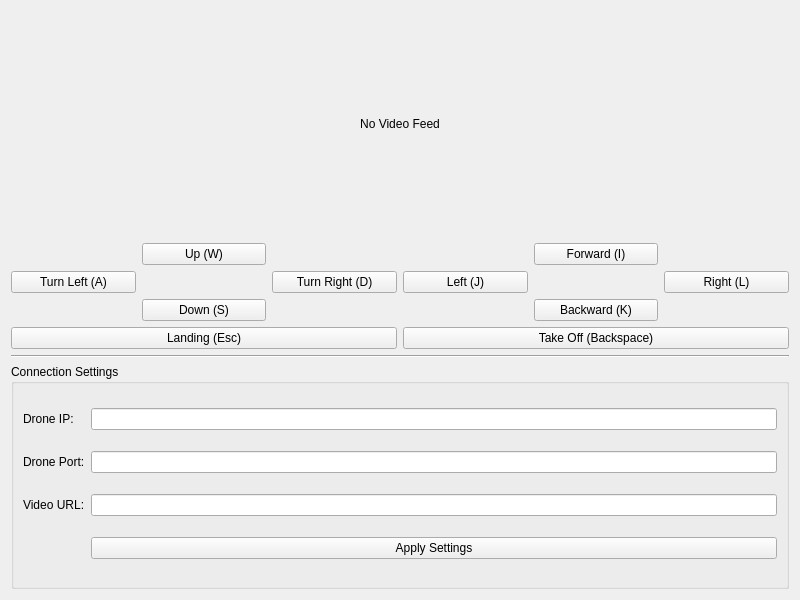
<?xml version="1.0" encoding="UTF-8"?>
<ui version="4.0">
 <class>DroneInterface</class>
 <widget class="QWidget" name="DroneInterface">
  <property name="geometry">
   <rect>
    <x>0</x>
    <y>0</y>
    <width>800</width>
    <height>600</height>
   </rect>
  </property>
  <property name="windowTitle">
   <string>MiniDrone Remote Controller</string>
  </property>
  <layout class="QVBoxLayout" name="main_layout">
   <item>
    <widget class="QLabel" name="video_label">
     <property name="text">
      <string>No Video Feed</string>
     </property>
     <property name="alignment">
      <set>Qt::AlignCenter</set>
     </property>
    </widget>
   </item>
   <item>
    <layout class="QGridLayout" name="control_buttons_layout">
     <item row="0" column="1">
      <widget class="QPushButton" name="btn_up">
       <property name="text">
        <string>Up (W)</string>
       </property>
      </widget>
     </item>
     <item row="1" column="0">
      <widget class="QPushButton" name="btn_turn_left">
       <property name="text">
        <string>Turn Left (A)</string>
       </property>
      </widget>
     </item>
     <item row="1" column="2">
      <widget class="QPushButton" name="btn_turn_right">
       <property name="text">
        <string>Turn Right (D)</string>
       </property>
      </widget>
     </item>
     <item row="2" column="1">
      <widget class="QPushButton" name="btn_down">
       <property name="text">
        <string>Down (S)</string>
       </property>
      </widget>
     </item>
     <item row="0" column="4">
      <widget class="QPushButton" name="btn_forward">
       <property name="text">
        <string>Forward (I)</string>
       </property>
      </widget>
     </item>
     <item row="1" column="3">
      <widget class="QPushButton" name="btn_strafe_left">
       <property name="text">
        <string>Left (J)</string>
       </property>
      </widget>
     </item>
     <item row="1" column="5">
      <widget class="QPushButton" name="btn_strafe_right">
       <property name="text">
        <string>Right (L)</string>
       </property>
      </widget>
     </item>
     <item row="2" column="4">
      <widget class="QPushButton" name="btn_backward">
       <property name="text">
        <string>Backward (K)</string>
       </property>
      </widget>
     </item>
    </layout>
   </item>
   <item>
    <layout class="QGridLayout" name="action_buttons_layout">
     <item row="0" column="0">
      <widget class="QPushButton" name="btn_land">
       <property name="text">
        <string>Landing (Esc)</string>
       </property>
      </widget>
     </item>
     <item row="0" column="1">
      <widget class="QPushButton" name="btn_takeoff">
       <property name="text">
        <string>Take Off (Backspace)</string>
       </property>
      </widget>
     </item>
    </layout>
   </item>
   <item>
    <widget class="Line" name="line">
     <property name="orientation">
      <enum>Qt::Horizontal</enum>
     </property>
    </widget>
   </item>
   <item>
    <widget class="QGroupBox" name="groupBox_connection_settings">
     <property name="title">
      <string>Connection Settings</string>
     </property>
     <layout class="QGridLayout" name="connection_settings_layout">
      <item row="0" column="0">
       <widget class="QLabel" name="label_drone_ip">
        <property name="text">
         <string>Drone IP:</string>
        </property>
       </widget>
      </item>
      <item row="0" column="1">
       <widget class="QLineEdit" name="le_drone_ip"/>
      </item>
      <item row="1" column="0">
       <widget class="QLabel" name="label_drone_port">
        <property name="text">
         <string>Drone Port:</string>
        </property>
       </widget>
      </item>
      <item row="1" column="1">
       <widget class="QLineEdit" name="le_drone_port"/>
      </item>
      <item row="2" column="0">
       <widget class="QLabel" name="label_video_url">
        <property name="text">
         <string>Video URL:</string>
        </property>
       </widget>
      </item>
      <item row="2" column="1">
       <widget class="QLineEdit" name="le_video_url"/>
      </item>
      <item row="3" column="1">
       <widget class="QPushButton" name="btn_apply_settings">
        <property name="text">
         <string>Apply Settings</string>
        </property>
       </widget>
      </item>
     </layout>
    </widget>
   </item>
  </layout>
 </widget>
 <resources/>
 <connections/>
</ui>
